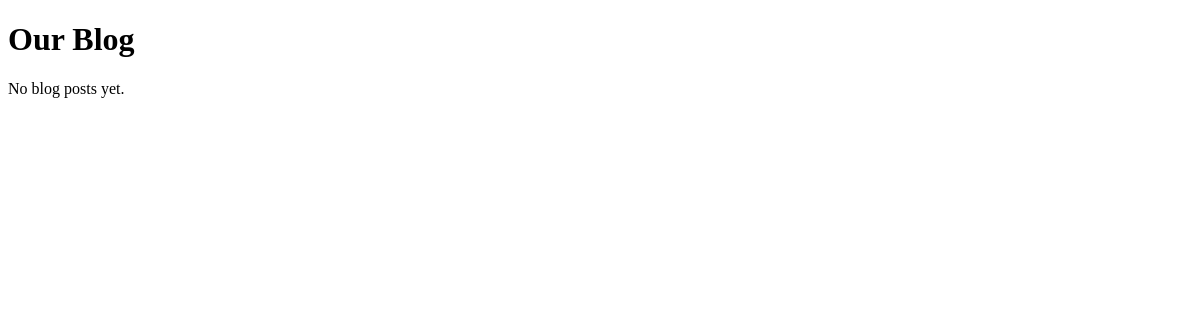
The page /blog/blog_home/ on the database as committed earlier.
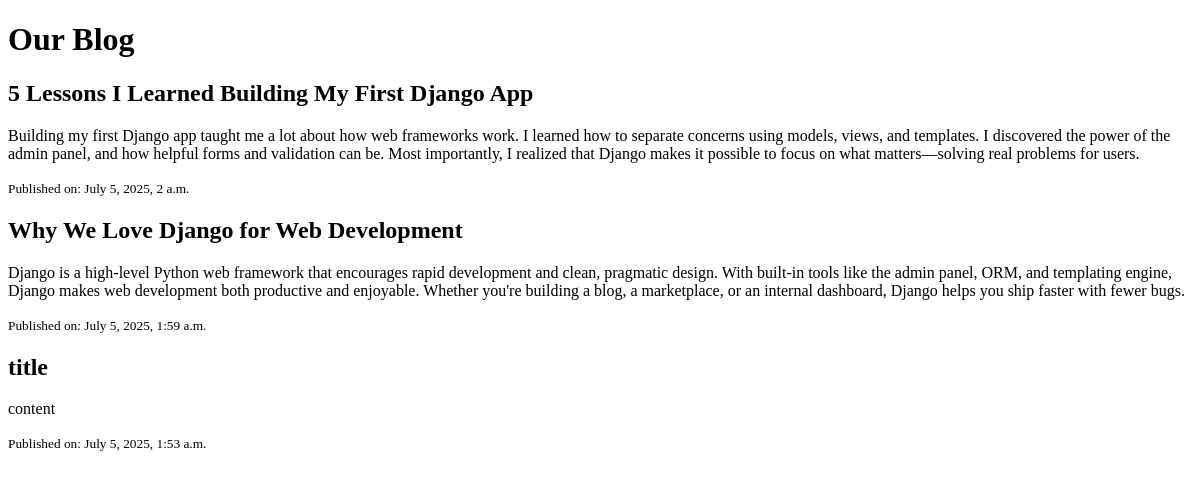
The same page on the database as committed later.
### blog/models.py (models this page shows, shortened)
class BlogPost(models.Model):
    title = models.CharField(max_length=200)
    content = models.TextField()
    published_at = models.DateTimeField(auto_now_add=True)

### blog/views.py (the view)
# urls.py: path('blog_home/', views.blog_home, name = 'blog_home'),
def blog_home(request):
    posts  = BlogPost.objects.all().order_by('-published_at')
    return render(request, 'blog_home.html', {'posts': posts})

### blog/templates/blog_home.html (shortened to what this page needs)
<!DOCTYPE html>
<html lang="en">
<head>
</head>
<body>
    <h1>
        Our Blog
    </h1>
    {% for post in posts %}
    <div>
        <h2>{{ post.title }}</h2>
        <p>{{ post.content }}</p>
        <small> Published on: {{ post.published_at }} </small>
    {% empty %}
    <p>
        No blog posts yet.
    </p>
    {% endfor %}
    </div>
</body>
</html>

Rows that differ between the two databases and show on the page:
added BlogPost: title "5 Lessons I Learned Building My First Django App", content "Building my first Django app taught me a lot about how web frameworks work. I learned how to separate concerns using models, views, and templates. I discovered the power of the admin panel, and how helpful forms and validation can be. Most importantly, I realized that Django makes it possible to focus on what matters—solving real problems for users.", published_at "July 5, 2025, 2 a.m."
added BlogPost: title "Why We Love Django for Web Development", content "Django is a high-level Python web framework that encourages rapid development and clean, pragmatic design. With built-in tools like the admin panel, ORM, and templating engine, Django makes web development both productive and enjoyable. Whether you're building a blog, a marketplace, or an internal dashboard, Django helps you ship faster with fewer bugs.", published_at "July 5, 2025, 1:59 a.m."
added BlogPost: title "title", content "content", published_at "July 5, 2025, 1:53 a.m."
Other text that changed with them:
text no longer shown: "No blog posts yet."
